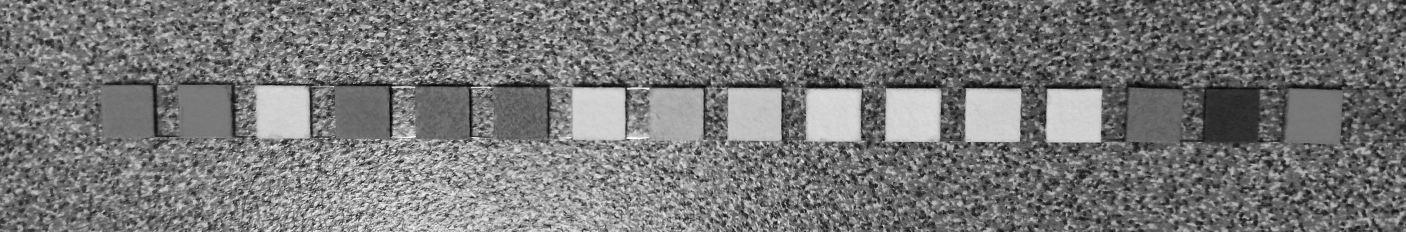
#> input picture shapes_testing/cropme.jpg, 4217 x 696 px, found by its file name (shown at 1/3 size)
$ python 'squarefinder1(fail).py'
#> lines starting #> are read from the running program, lines starting #| are printed output that depends on the picture; after the words box and inside, x2 and y2 are one past the last pixel; in counts of white or black regions, pixels touching at a corner belong together
import cv2 as cv
import numpy as np

img = cv.imread('Photos/cropme.jpg',cv.IMREAD_UNCHANGED)
#> img is the input picture: shape (696, 4217, 3); min 0, max 255, mean 119.1
blur = cv.GaussianBlur(img, (3,3), cv.BORDER_DEFAULT)
#canny = cv.Canny(blur, 75, 100)
scale_percent = 20 # percent of original size
width = int(img.shape[1] * scale_percent / 100)
#> width = 843
height = int(img.shape[0] * scale_percent / 100)
#> height = 139
dim = (width, height)
#> dim = (843, 139)

# resize image
resized = cv.resize(blur, dim, interpolation = cv.INTER_AREA)
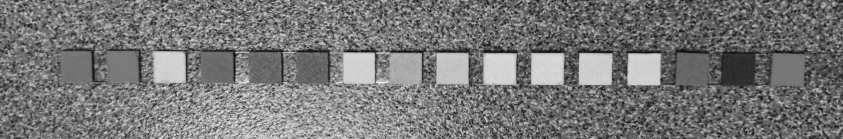
#> resized: shape (139, 843, 3); min 10, max 244, mean 119.1

imgGrey = cv.cvtColor(resized, cv.COLOR_BGR2GRAY)
_, thrash = cv.threshold(imgGrey,240,255,cv.THRESH_BINARY)
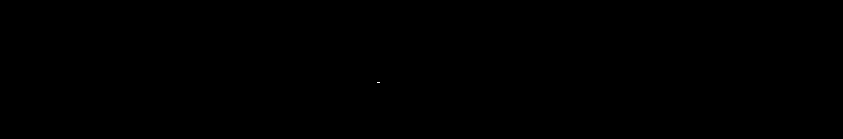
#> thrash: shape (139, 843); 0% white in thin lines or dots, all inside (x1, y1, x2, y2) = (377, 82, 380, 83)
contours, _ = cv.findContours(thrash,cv.RETR_TREE,cv.CHAIN_APPROX_NONE)
#> contours = [[[377, 82], [378, 82], [379, 82], [378, 82]]]

for contour in contours:
    approx = cv.approxPolyDP(contour,0.05* cv.arcLength(contour,True), True)
    cv.drawContours(resized, [approx], 0, (0,0,0), 5)
    x = approx.ravel()[0]
    y = approx.ravel()[1]
    if len(approx) == 4:
        x,y,w,h = cv.boundingRect(approx)
        aspectRatio = float(w)/h
        print(aspectRatio)
        if aspectRatio >= 0.95 and aspectRatio <= 1.05:
            cv.putText(resized,"Square", (x,y), cv.FONT_HERSHEY_COMPLEX, 3, (0,0,0))
        else:
            cv.putText(resized,"rectangle", (x,y), cv.FONT_HERSHEY_COMPLEX, 3, (0,0,0))
    else:
        cv.putText(resized,"oof", (x,y), cv.FONT_HERSHEY_COMPLEX, 3, (0,0,0))
#> this loop made 1 pass
#> (contour, approx) on pass 1: ([[377, 82], [378, 82], [379, 82], [378, 82]], [[377, 82], [379, 82]])
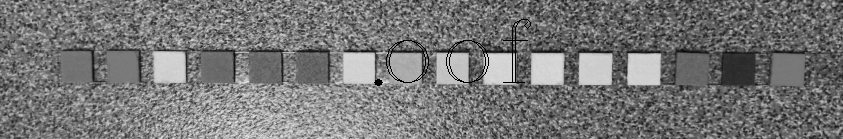
#> resized: shape (139, 843, 3); 0.55% of pixels changed, all inside (x1, y1, x2, y2) = (374, 19, 531, 86)

cv.imshow('test', resized)
cv.waitKey(0)
cv.destroyAllWindows()
